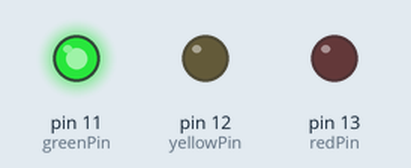
Simulated run of this sketch. Board: Arduino Uno, built with avr-gcc and run on an emulated ATmega328P. On the bench: output pins drawn as LEDs (lit = HIGH).

Above: at 5.0 s.
At 12.5 s:
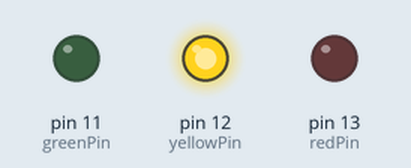
At 22.5 s:
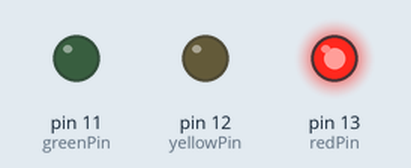
Timing chart, 0 to 39.0 s (numbered marks = the images above):
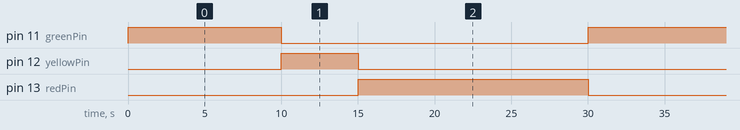

The sketch:

sketch_traficlight_non_blocking.ino
```cpp
// set pin numbers:
const int redPin =  13;
const int yellowPin =  12;
const int greenPin =  11;

// Variables will change:
int redState = LOW;
int yellowState = LOW;
int greenState = LOW;
long StartTime = 0;
long interval = 30000;

void setup() {

  pinMode(redPin, OUTPUT);
  pinMode(yellowPin, OUTPUT);
  pinMode(greenPin, OUTPUT);

}

void loop() {

  unsigned long CheckTime = millis();
  unsigned long elapsedTime = CheckTime - StartTime;

  if (elapsedTime > interval) {

    StartTime = CheckTime;

  }

  if (elapsedTime < 10000) {
    green();
  }

  if (elapsedTime > 10000 && elapsedTime < 15000 ) {
    yellow();
  }

  if (elapsedTime > 15000  ) {
    red();
  }

  digitalWrite(redPin, redState);
  digitalWrite(greenPin, greenState);
  digitalWrite(yellowPin, yellowState);

}

void green() {
  redState = LOW;
  yellowState = LOW;
  greenState = HIGH;
}

void yellow() {
  redState = LOW;
  yellowState = HIGH;
  greenState = LOW ;
}

void red() {
  redState = HIGH;
  yellowState = LOW;
  greenState = LOW ;
}
```

Measured:
- by itself, pin 11 (greenPin): alternates HIGH for 10.0 s and LOW for 20.0 s
- by itself, pin 12 (yellowPin): alternates HIGH for 5.0 s and LOW for 25.0 s
- by itself, pin 13 (redPin): alternates HIGH for 15.0 s and LOW for 15.0 s
